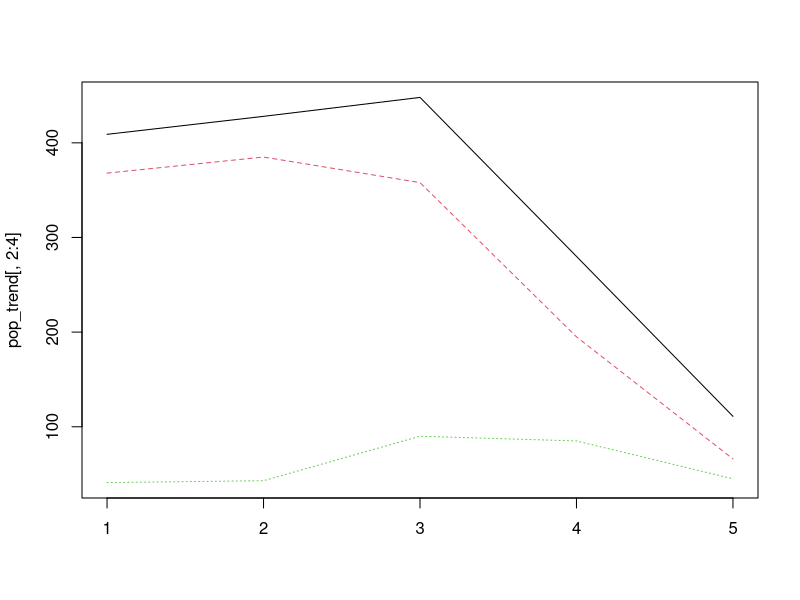
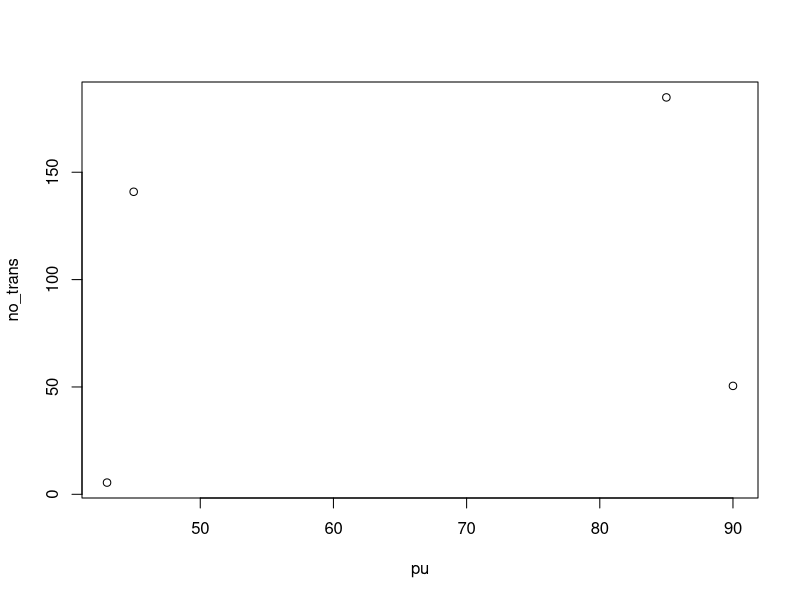
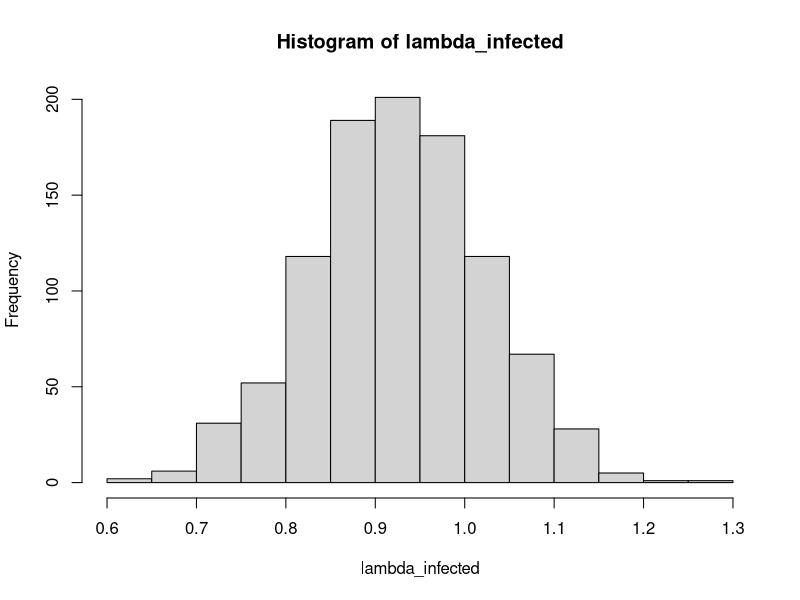
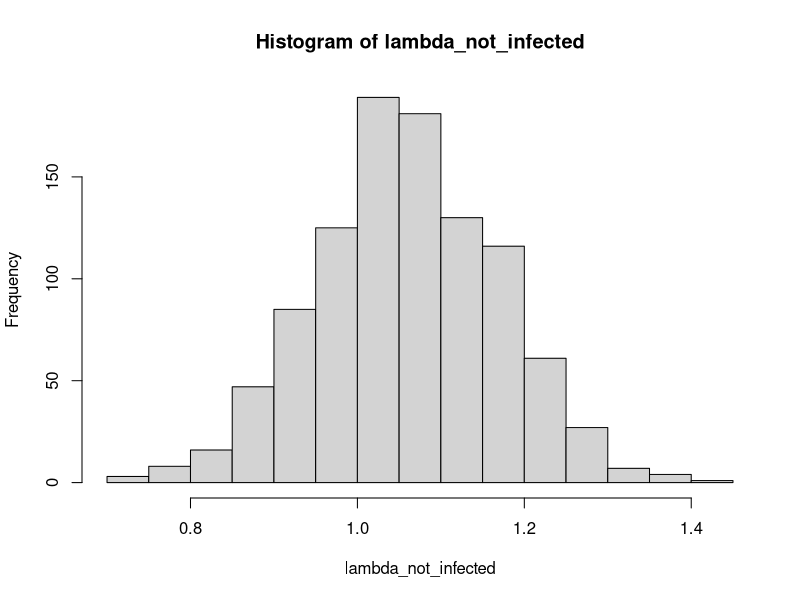
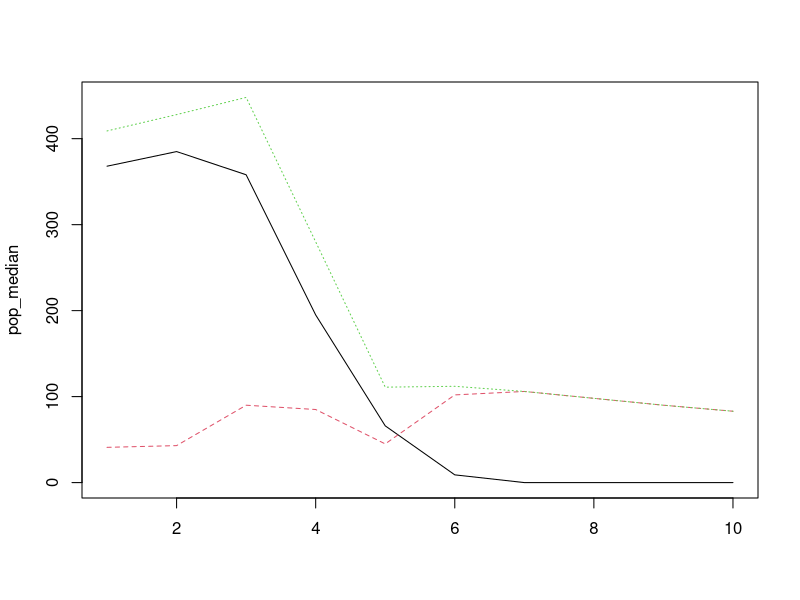

Reproduce these figures in R, in order. (Note: this script raises an error after producing the figures.)

rm(list = ls())

## define emperical population trends
pop_emp = c(409, (409+448)/2, 448, (448+111)/2, 111)


#### Get all lambda total values using emeprical survival data ####

#survivals
#s0 = 0.85 ## assumed
s1 = 0.79
s2 = 0.78
s3 = 0.77
s4 = 0.76
s5 = 0.75

## function to calculate lamdas
lambda_fun = function(survival){
  
  s = survival

  mat = matrix(0, nrow = 2, ncol = 2)

  #data borrow from little brown bat
  mat[1,1] = 0.47 * s * 0.38 * 1
  mat[1,2] = s * 0.85 * 1
  mat[2,1] = 0.47 * s
  mat[2,2] = s

  mat_eigen = eigen(mat)
  lambda = mat_eigen$values[1]

  return(lambda)
}

#Get lambda for each year
lam1 = lambda_fun(s1)
lam2 = lambda_fun(s2)
lam3 = lambda_fun(s3)
lam4 = lambda_fun(s4)
lam5 = lambda_fun(s5)

#Create function to calculate lambda of infected subpopulation
lam_e_fun = function(nt2, nu1, ne1, lam_u){
  
  #nu1 = nt1 - ne1
  
  
  lambda_e = (nt2 - (nu1*lam_u)) / ne1
  
  return(lambda_e)
  
}


## init pop size define, assume 10% of population is initially infected
init_total = pop_emp[1]
init_affected = round(init_total * 0.10)
init_unaffected = round(init_total - init_affected)

#calulate infected lambda
lam_e = lam_e_fun(pop_emp[2], init_unaffected, init_affected, lam1)

#assume uninfected lambda is the 1st year lambda
lam_u = lam1


####  2 pop categories - define function ####

pop_split_fun = function(nt_time1, nt_time2, lambda_time1, lambda_time2, lambda_u, lambda_e){
  
  #nt_time2 = lambda_time1* nt_time1
  nu2 = ((nt_time2*lambda_time2) - (nt_time2*lambda_e )) / (lambda_u - lambda_e)
  ne2 = nt_time2 - nu2
  
  # give vector of year 2: total pop, unaffected pop, affected pop
  pop = c(nt_time2, nu2, ne2)
  pop = round(pop)
  
  return(pop)
}

# run function for each year
pop_year1 = c(init_total, init_unaffected, init_affected)
pop_year2 = pop_split_fun(pop_year1[1], pop_emp[2], lam1, lam2, lam_u, lam_e)
pop_year3 = pop_split_fun(pop_year2[1], pop_emp[3], lam2, lam3, lam_u, lam_e)
pop_year4 = pop_split_fun(pop_year3[1], pop_emp[4], lam3, lam4, lam_u, lam_e)
pop_year5 = pop_split_fun(pop_year4[1], pop_emp[5], lam4, lam5, lam_u, lam_e)

## (for ggplot) compile into df
years = c(1,2,3,4,5)

pop_trend = rbind.data.frame(pop_year1, pop_year2, pop_year3, pop_year4, pop_year5)
pop_trend = cbind(years, pop_trend)

colnames(pop_trend)[1] = "year"
colnames(pop_trend)[2] = "total_pop"
colnames(pop_trend)[3] = "unaffected_pop"
colnames(pop_trend)[4] = "affected_pop"

#test plot
matplot(pop_trend[,2:4], type = "l")


# #lambda e calcs with other years
# lam_e2 = lam_e_fun(nt2 = pop_year3[1], nu1 = pop_year2[2], ne1 = pop_year2[3], lam_u = lam_u)
# lam_e3 = lam_e_fun(nt2 = pop_year4[1], nu1 = pop_year3[2], ne1 = pop_year3[3], lam_u = lam_u)
# lam_e4 = lam_e_fun(nt2 = pop_year5[1], nu1 = pop_year4[2], ne1 = pop_year4[3], lam_u = lam_u)


# #### get transmission rate from pop trend ####
# 
# #define function to get it for each year of data
# beta_fun = function(nu1, ne1, ne2, lambda_e){
# 
#   #beta = - ( (nu2 - (nu1*lambda_u)) / nu1)
# 
#   beta = ( (ne2 - (ne1*lambda_e)) / nu1)
#   return(beta)
# }
# 
# b1 = beta_fun(pop_trend$unaffected_pop[1],
#               pop_trend$affected_pop[1],
#               pop_trend$affected_pop[2],
#               lam_e)
# b2 = beta_fun(pop_trend$unaffected_pop[2],
#               pop_trend$affected_pop[2],
#               pop_trend$affected_pop[3],
#               lam_e)
# b3 = beta_fun(pop_trend$unaffected_pop[3],
#               pop_trend$affected_pop[3],
#               pop_trend$affected_pop[4],
#               lam_e)
# 
# b = c(b1,b2,b3)


#### regression: fit curve to data to act as transmission ####

## fit number of not-infected invids that become infected vs. number of infected

no_trans = pop_trend$unaffected_pop[1:4]*lam_u - pop_trend$unaffected_pop[2:5] 
pu = pop_trend$affected_pop[2:5]

plot(pu , no_trans)

## for fitting functional repsonse (non linear)
# library(frair)
# fr_dat = cbind.data.frame(pu , no_trans)
# colnames(fr_dat)[1] = "x"
# colnames(fr_dat)[2] = "y"
# 
# 
# frair_fit( x ~ y, data=fr_dat, response='hollingsII',
# start=list(a=1, h=0.5), fixed=list(T=1))
  
## linear fit
#linear.model = lm(pop_trend$affected_pop[2:5] ~ pop_trend$unaffected_pop[2:5])
linear.model = lm(pu ~ no_trans)

summary(linear.model)
#plot(linear.model)
coeffs = as.numeric(linear.model$coefficients)
coeffs

## no. of uninfected transmitted to infected = (slope * no. of unifected) + y-intercept



#### stochasticity for both lambdas ####
set.seed(1)

iterations = 1000

## percent stochasticity of mean
stoch = 0.10

### for lambda no infected use beta distribution of survival

# ##get parameters for beta distribution
# estBetaParams = function(mu, var) {
#   alpha = ((1 - mu) / var - 1 / mu) * mu ^ 2
#   beta = alpha * (1 / mu - 1)
#   return(params = list(alpha = alpha, beta = beta))
# }
# 
# ## get beta params
# p1 = estBetaParams(s1,s1*stoch)
# ## get beta random numbers
# Sa1 = rbeta(iterations, p1$alpha, p1$beta)
# 
# lambda_not_infected = vector(mode = "numeric", length = 0)
# for(i in 1:iterations){
#   lambda_not_infected[i] = lambda_fun(Sa1[i])
# }
# hist(lambda_not_infected)

### for lambda infected use normal of lam_e, cut off at 0
lambda_infected = rnorm(iterations, lam_e, sd = stoch*lam_e)
for(i in 1:iterations){
  if(lambda_infected[i] < 0){
    lambda_infected[i] = 0
  }
}
hist(lambda_infected)

### stochasticty on lambda for not infected
lambda_not_infected = rnorm(iterations, lam_u, sd = stoch*lam_u)
for(i in 1:iterations){
  if(lambda_not_infected[i] < 0){
    lambda_not_infected[i] = 0
  }
}
hist(lambda_not_infected)

#### project into future #### 

#quick funcion to check if less then 0  make zero
lt_zero = function(x){
  if(x < 0){
    x=0
    return(x)
  }else{
    return(x)
  }
}


#define number of years to project into future
year = 10

# define inits
pop_vec = array(0, dim=c(year,3, iterations))
pop_vec[1:5,1,] = pop_trend$unaffected_pop #not infected
pop_vec[1:5,2,] = pop_trend$affected_pop #infected
num_trans = array(0, dim = c(year,iterations))

# project and transmit
for(i in 1:iterations){
  
  for(t in 6:year){
    
    ## 1. project not infected and infected * their lambda
    pop_vec[t,1,i] = pop_vec[t-1,1,i]*lambda_not_infected[i]
    pop_vec[t,2,i] = pop_vec[t-1,2,i]*lambda_infected[i]
    
    #ceiling to zero if necessary
    pop_vec[t,1,i] = lt_zero(pop_vec[t,1,i])
    pop_vec[t,2,i] = lt_zero(pop_vec[t,2,i])
    
    ## 2. transmission
    
    #if there are uninfected to infects
    if(pop_vec[t,1,i] > 0){
      
      # apply linear regression to get the number of uninfected that become infected
      num_trans[t,i] = (coeffs[2]*pop_vec[t,2,i] + coeffs[1]) # - pop_vec[t,2,i] #don't subtract bc i normalized for this already in the lm
      # ^ pop_vec[t,2,i] using infected bc the way I set up lm
      
      
      # if number infected greater than actual num, set to actual num
      if(num_trans[t,i] > pop_vec[t,1,i]){
        num_trans[t,i] = pop_vec[t,1,i]
      }
      
      # if num trans < 0
      if(num_trans[t,i] < 0){
        num_trans[t,i] = 0
      }
      
      # subtract/add from/to pops
      pop_vec[t,1,i] = pop_vec[t,1,i] - num_trans[t,i]
      pop_vec[t,2,i] = pop_vec[t,2,i] + num_trans[t,i]
      
      #ceiling to zero if necessary
      pop_vec[t,1,i] = lt_zero(pop_vec[t,1,i])
      pop_vec[t,2,i] = lt_zero(pop_vec[t,2,i])
    }
    
    #round
    pop_vec[t,1,i] = round(pop_vec[t,1,i])
    pop_vec[t,2,i] = round(pop_vec[t,2,i])
  }
  
  pop_vec[,3,i] = pop_vec[,1,i] + pop_vec[,2,i]
  
}

## some data extraction for mean and quantiles
pop_median = array(0, dim = c(year, 3))
pop_80 = array(0, dim = c(year, 3))
pop_20 = array(0, dim = c(year, 3))

for(s in 1:3){
  for(y in 1:year){
    pop_median[y,s] = round(median(pop_vec[y,s,]))
    pop_80[y,s] = round(quantile(pop_vec[y,s,], 0.8))
    pop_20[y,s] = round(quantile(pop_vec[y,s,], 0.2))
  }
}

matplot(pop_median, type = "l")



#for ggplot
pop_median = as.data.frame(pop_median[4:year,]); pop_median$year = 4:year
pop_80 = as.data.frame(pop_80[4:year,]); pop_80$year = 4:year
pop_20 = as.data.frame(pop_20[4:year,]); pop_20$year = 4:year

colnames(pop_median)[3] = "total_pop" ; colnames(pop_80)[3] = "total_pop" ; colnames(pop_20)[3] = "total_pop"
colnames(pop_median)[1] = "unaffected_pop"; colnames(pop_80)[1] = "unaffected_pop"; colnames(pop_20)[1] = "unaffected_pop"
colnames(pop_median)[2] = "affected_pop"; colnames(pop_80)[2] = "affected_pop"; colnames(pop_20)[2] = "affected_pop"

#for quantiles
pop_quant_uninfected = cbind.data.frame(pop_20$unaffected_pop, pop_80$unaffected_pop, 4:year)
pop_quant_infected = cbind.data.frame(pop_20$affected_pop, pop_80$affected_pop, 4:year)

colnames(pop_quant_uninfected)[1] = "lower20" ; colnames(pop_quant_uninfected)[2] = "upper80" ; colnames(pop_quant_uninfected)[3] = "year"
colnames(pop_quant_infected)[1] = "lower20" ; colnames(pop_quant_infected)[2] = "upper80" ; colnames(pop_quant_infected)[3] = "year"



#-----------------------------------------------------------------------#

#### plot ####
library(ggplot2)
library(reshape2)

#get into right data format
pop1 = melt(pop_trend[,-2], id.vars = "year")
pop2 = melt(pop_median[,-3], id.vars = "year")
pop3 = rbind.data.frame(pop_trend[,1:2],pop_median[,3:4])


p = ggplot() +
  
      geom_line(data = pop3, aes(x=year, y=total_pop, colour = " total_pop")) +
  
      geom_line(data = pop1, aes(x=year, y=value, group = variable, color = variable)) +
      
      #geom_point(data = pop1, aes(x=year, y=value), size=1.5, shape=21, fill="white") +
      
      geom_line(data = pop2, aes(x=year, y=value, group = variable, color = variable), 
                linetype = "dashed") +

      
      
      
      scale_colour_manual(labels = c("Total population", "Infected", "Not infected"),
                          values=c("black", "red", "blue")) +
  
      geom_ribbon(data = pop_quant_infected, aes(x = year, ymin = lower20, ymax = upper80),
                  fill = "red", alpha = 0.1)  +
      geom_ribbon(data = pop_quant_uninfected, aes(x = year, ymin = lower20, ymax = upper80),
              fill = "blue", alpha = 0.1)  +  
      
      theme(
         legend.title=element_blank(),
         panel.background = element_rect(fill = "white", colour = "white"),
         panel.border = element_rect(colour = "black", fill=NA, size=0.5),
         panel.grid.major.y = element_line(colour="#d9d9d9", size=0.25),
         panel.grid.minor.y = element_blank(),
         panel.grid.major.x = element_line(colour="#d9d9d9", size=0.25),
         legend.position = c(0.8,0.8),
         axis.text.x = element_text(angle = 45, hjust = 1)
         ) +
      
      scale_x_continuous("Year", breaks = 1:10, 
                         labels = 2011:2020) +
      scale_y_continuous("Population size",
                     expand = c(0, 0), 
                     limits = c(0,475), 
                     breaks = seq(0, 400, 100))
                   
X11()
print(p)


#### save plot ####

setwd("C:/Users/oliver/Google Drive/PhD/Research/Indiana bat/figs/")
tempname = "spread_with_projection_2015data.pdf"
ggsave(tempname, plot = p, device = NULL, path = NULL,
       scale = 1, width = NA, height = NA,
       units = c("cm"), dpi = 300)


#---------------------------------------------------------------------------------#

#### back calcuate survival from labda ####
## I should put more info here bc when I go back to do it later I have no idea what's happening
#http://www.math.harvard.edu/archive/21b_fall_04/exhibits/2dmatrices/
# need to know way to hand calculated eigenvalues to back calculate matrix elements?


# a,b,c,d are matrix elements, 1,1, ; 1,2 ; 2,1 ; 2,2

#since they all have one 's' term treat them as equal and solve for 's' later

a = 0.1786
b = 0.85
c = 0.47
d = 1

T1 = a + d
D1 = (a*d) - (b*c)

L1 = (T1/2) + sqrt( (((T1^2)/2) - D1) )
L2 = (T1/2) - sqrt( ((T1^2)/2) - D1 )

s_L1 = lam_e/L1
s_L2 = lam_e/L2
